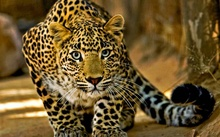
%> input picture CourseWork/Introduction to Computer Vision/HW3P/leopard1.jpg, 220 x 137 px, shrunk from 940 x 585 before the run
$ octave hw4p.m   (GNU Octave 9; MATLAB toolbox functions it lacks are replaced by stand-ins)
%> lines starting %> are read from the running program, lines starting %| are printed output that depends on the picture
### CourseWork/Introduction to Computer Vision/HW3P/extract_keypoints.m
%Randyll Bearer: HW3P: Harris Corner Detector Function

function [x, y, scores, Ih, Iv] = extract_keypoints(image);

%----------------------- Part 1 -------------------
%Initialize Parameters
k = 0.05;       %to multiply the trace of M
windowSize = 5;  %as detailed in the assignment
half_window_size = floor(windowSize/2); %<2.5 is effectively 2 indices away

%convert image to a grayscale double
image = im2double(image);
grayscaleImage = rgb2gray(image);


%define gradient filters [-1 0 1] / [-1; 0; 1]
filter_horizontal = [-1; 0; 1];
filter_vertical = [-1 0 1];

%apply filters
Ih = imfilter(grayscaleImage, filter_horizontal);
Iv = imfilter(grayscaleImage, filter_vertical);

%create matrix R to store "cornerness" scores
[height width channels] = size(grayscaleImage); %learn dimensions of image
R = zeros(height, width, channels); %create R

%----------------------- Part 2 --------------------
%"double" for loop, have to double loop alone to go through every pixel
%index

for i = half_window_size+1:height-half_window_size    %taking into account borders?
    for j = half_window_size+1:width-half_window_size %taking into account borders?

        M = zeros(2,2);
        for x = i-half_window_size:i+half_window_size
           for y = j-half_window_size:j+half_window_size
                %calculate and increment M for this pixel
                M(1,1) = M(1,1) + Ih(x, y)^2;
                M(1,2) = M(1,2) + ( Ih(x, y) * Iv(x, y) );
                M(2,1) = M(2,1) + ( Ih(x, y) * Iv(x, y) );
                M(2,2) = M(2,2) + Iv(x, y)^2;

           end
        end

       %calculate R score for this pixel
       R(i,j) = det(M) - k * trace(M);

    end
end

%----------------------- Part 3 --------------------------
%Calculate Threshold (5 times the average method)
threshold = 5 * mean2(R);

%Apply threshold to R
indicesLessThanThreshold = find(R<threshold);
R(indicesLessThanThreshold) = 0;

%----------------------- Part 4 ---------------------------
%Get vector of indices of R to apply non-maximum suppression to
indicesGreaterThanThreshold = find(R > 0);

%Get size of R before reduction for index2subscript translation
sizeR = size(R);

%initialize variables to return;
x = [];
y = [];
scores = [];

%Apply non-maximum suppression to the surviving indices of R
for i = 1:length(indicesGreaterThanThreshold)
    %convert index to subscript
    [row column] = ind2sub(sizeR, indicesGreaterThanThreshold(i));
    %check all 8 neigbors
    isMaximum = 1;
    for neighborRow = row-1:row+1
        for neighborColumn = column-1:column+1
            %compare neighbor pixel to target pixel
            if R(neighborRow, neighborColumn) > R(indicesGreaterThanThreshold(i))
               isMaximum = 0;

            end

        end
    end
    %If still maximum, add the index to the cumulative lists of keypoints
    if isMaximum == 1
        x = vertcat(x, column); %remember that row = vertical, not horizontal
        y = vertcat(y, row);
        scores = vertcat(scores, R(indicesGreaterThanThreshold(i)));
    end

end

%------------------------------ Part 5 --------------------------
%Display input image
figure
imshow(image);

%Plot the keypoints on top the image
for i = 1:length(x)
   hold on
   plot(x(i), y(i), 'ro', 'MarkerSize', 1.5 * scores(i) );
end
%saveas(gcf, 'test_visual.png'); %TEST LINE

end %end of function

### CourseWork/Introduction to Computer Vision/HW4P/compute_features.m
function [features, x, y, scores] = compute_features(x, y, scores, Ix, Iy);

%1. Sanitize (x,y) inputs (<5 top/left/right/bottom)
numDeleted = 0; %for testing purposes, will record how many keypoints were deleted
[testImageX, testImageY] = size(Ix); %dimensions of the image
[numKeypoints, unimportant] = size(x); %used for the indexing limit in loops

i = 1;
while i <= numKeypoints %loop through every element in x/y
   if x(i) <= 5     %Delete every keypoint within 5 pixels of the left
       x(i) = [];
       y(i) = [];
       scores(i) = [];
       numDeleted = numDeleted + 1;
       numKeypoints = numKeypoints - 1; %Don't want to outrun matrix bounds
   elseif x(i) > (testImageX-5) %Delete every keypoint within 5 pixels of the right
       x(i) = [];
       y(i) = [];
       scores(i) = [];
       numDeleted = numDeleted + 1;
       numKeypoints = numKeypoints - 1;
   elseif y(i) <= 5 %Delete every keypoint within 5 pixels of the top
       x(i) = [];
       y(i) = [];
       scores(i) = [];
       numDeleted = numDeleted + 1;
       numKeypoints = numKeypoints - 1;
   elseif y(i) > (testImageY-5) %Delete every keypoint within 5 pixels of the bottom
       x(i) = [];
       y(i) = [];
       scores(i) = [];
       numDeleted = numDeleted + 1;
       numKeypoints = numKeypoints - 1;
   else
       i = i + 1;
   end
end

%2. Compute gradient magnitude and gradient angle at each keypoint
gradientMagnitude = zeros(numKeypoints); %To store computed magnitudes
gradientAngle = zeros(numKeypoints);     %to store computed angles

for i = 1:numKeypoints
    gradientMagnitude(i) = sqrt( (Ix( x(i)+1 )-Ix( x(i)-1 ))^2 + (Iy( y(i)+1 )-Iy( y(i)-1 ))^2);
    if gradientMagnitude(i) == 0
       %Think about optimizing as described
    end
    gradientAngle(i) = atand(( Iy( y(i)+1 ) - Iy( y(i)-1 ))/( Ix(x(i)+1 ) - Ix( x(i)-1 )));
end

%3. Quantize the gradient orientations into 8 bins
gradientOrientation = zeros(numKeypoints);
sumMagnitudes = zeros(1,8); %Cumulative magnitudes of points in bin1 = sumMagnitudes(1)

for i= 1:numKeypoints
   if gradientAngle(i) >= -90 & gradientAngle(i) <= -67.5  %bin 1
       gradientOrientation(i) = 1;
        sumMagnitudes(1) = sumMagnitudes(1) + gradientMagnitude(i);

   elseif gradientAngle(i) > -67.5 & gradientAngle(i) <= -45 %bin2
        gradientOrientation(i) = 2;
        sumMagnitudes(2) = sumMagnitudes(2) + gradientMagnitude(i);

   elseif gradientAngle(i) > -45 & gradientAngle(i) <= -22.5 %bin 3
        gradientOrientation(i) = 3;
        sumMagnitudes(3) = sumMagnitudes(3) + gradientMagnitude(i);

   elseif gradientAngle(i) > -22.5 & gradientAngle(i) <= 0 %bin 4
        gradientOrientation(i) = 4;
        sumMagnitudes(4) = sumMagnitudes(4) + gradientMagnitude(i);

   elseif gradientAngle(i) > 0 & gradientAngle(i) <= 22.5 %bin 5
        gradientOrientation(i) = 5;
        sumMagnitudes(5) = sumMagnitudes(5) + gradientMagnitude(i);

   elseif gradientAngle(i) > 22.5 & gradientAngle(i) <= 45 %bin 6
        gradientOrientation(i) = 6;
        sumMagnitudes(6) = sumMagnitudes(6) + gradientMagnitude(i);

   elseif gradientAngle(i) > 45 & gradientAngle(i) <= 67.5 %bin 7
        gradientOrientation(i) = 7;
        sumMagnitudes(7) = sumMagnitudes(7) + gradientMagnitude(i);

   elseif gradientAngle(i) > 67.5 & gradientAngle(i) <= 90 %bin 8
        gradientOrientation(i) = 8;
        sumMagnitudes(8) = sumMagnitudes(8) + gradientMagnitude(i);

    end
end

%4. Create the histogram
features = [1];

%5. Clip & Normalize the histogram

end
%end of file

### CourseWork/Introduction to Computer Vision/HW3P/hw4p.m
%Randyll Bearer: HW4P: Image Descriptions
%----------------------------------
%Part 1: Feature Description:
testImage = imread('leopard1.jpg');
%> testImage is the input picture: size 137x220x3 uint8; mean R, G, B 108.3, 85.7, 45.3
[testImageX, testImageY, testImageZ] = size(testImage);
%> testImageX = 137; testImageY = 220; testImageZ = 3
[x, y, scores, Ih, Iv] = extract_keypoints(testImage);
%> in extract_keypoints, `Iv = imfilter(grayscaleImage, filter_vertical);`:
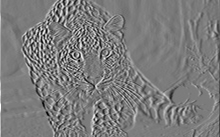
%> Iv: size 137x220 double; min -0.946, max 0.995, mean -0.00078; drawn with min black and max white
%> after the loop in extract_keypoints, `for i = half_window_size+1:height-half_window_size`:
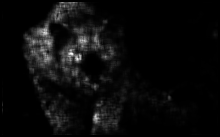
%> R: size 137x220 double; min -0.113, max 34.64, mean 1.5; drawn with min black and max white
%> after the loop in extract_keypoints, `for i = half_window_size+1:height-half_window_size`: M = [0.723 0.31; 0.31 0.753]
%> in extract_keypoints, `threshold = 5 * mean2(R);`: threshold = 7.41
%> in extract_keypoints, `indicesLessThanThreshold = find(R<threshold);`: indicesLessThanThreshold = 28326 values from 1 to 30140
%> in extract_keypoints, `R(indicesLessThanThreshold) = 0;`:
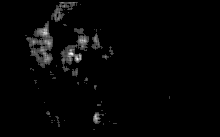
%> R: size 137x220 double; min 0, max 34.64, mean 0.7; drawn with min black and max white
%> in extract_keypoints, `indicesGreaterThanThreshold = find(R > 0);`: indicesGreaterThanThreshold = 1814 values from 3461 to 23252
%> the loop in extract_keypoints, `for i = 1:length(indicesGreaterThanThreshold)` made 1814 passes
%> (row, column, x, y, scores) on passes 1, 10, 26, 31, 38, 49: (36, 26, 26, 36, 7.89), (39, 29, [26; 29], [36; 39], [7.89; 13.79]), (40, 31, [26; 29; 31], [36; 39; 40], [7.89; 13.79; 12.79]), (45, 31, [26; 29; 31; 31], [36; 39; 40; 45], [7.89; 13.79; 12.79; 12.5]), (69, 31, [26; 29; 31; 31; 31], [36; 39; 40; 45; 69], [7.89; 13.79; 12.79; 12.5; 8.24]), (49, 32, [26; 29; 31; 31; 31; 32], [36; 39; 40; 45; 69; 49], [7.89; 13.79; 12.79; 12.5; 8.24; 9.42])
%> (row, column) on passes 2 to 7: (36, 27), (39, 27), (40, 27), (38, 28), (39, 28), (40, 28)
%> after the loop in extract_keypoints, `for i = 1:length(indicesGreaterThanThreshold)`: scores = 169 values, max 34.64 at index 102, min 7.41 at index 139, mean 13.81; x = 169 values from 26 to 170; y = 169 values, max 130 at index 140, min 3 at index 77, mean 56.25
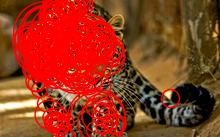
%> figure redrawn from the program's plot data
%> x = 169 values from 26 to 170
[features, x, y, scores] = compute_features(x, y, scores, Ih, Iv);
%> after the loop in compute_features, `while i <= numKeypoints`: i = 163; numDeleted = 7; numKeypoints = 162; scores = 162 values, max 34.64 at index 99, min 7.41 at index 133, mean 13.84; x = 162 values from 26 to 116; y = 162 values, max 130 at index 134, min 6 at index 86, mean 57.95
%> in compute_features, `gradientMagnitude = zeros(numKeypoints);`: gradientMagnitude: size 162x162 double; every value is 0
%> after the loop in compute_features, `for i = 1:numKeypoints`:
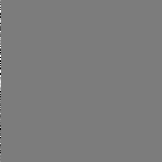
%> gradientAngle: size 162x162 double; min -85.01, max 89.51, mean 0; drawn with min black and max white
%> after the loop in compute_features, `for i = 1:numKeypoints`:
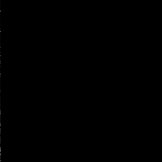
%> gradientMagnitude: size 162x162 double; min 0, max 0.379, mean 0.000412
%> after the loop in compute_features, `for i= 1:numKeypoints`:
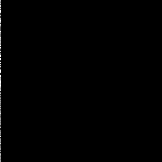
%> gradientOrientation: size 162x162 double; min 0, max 8, mean 0.0294; drawn with min black and max white
%> after the loop in compute_features, `for i= 1:numKeypoints`: sumMagnitudes = [1.25 0.861 0.498 1.81 3.43 0.695 0.64 1.63]
%> features = 1; x = 162 values from 26 to 116

%------------------------------------
%Part 2.
%Was Unable to Complete

%------------------------------------
%Part 3.
%Was Unable to Complete

%end of file
